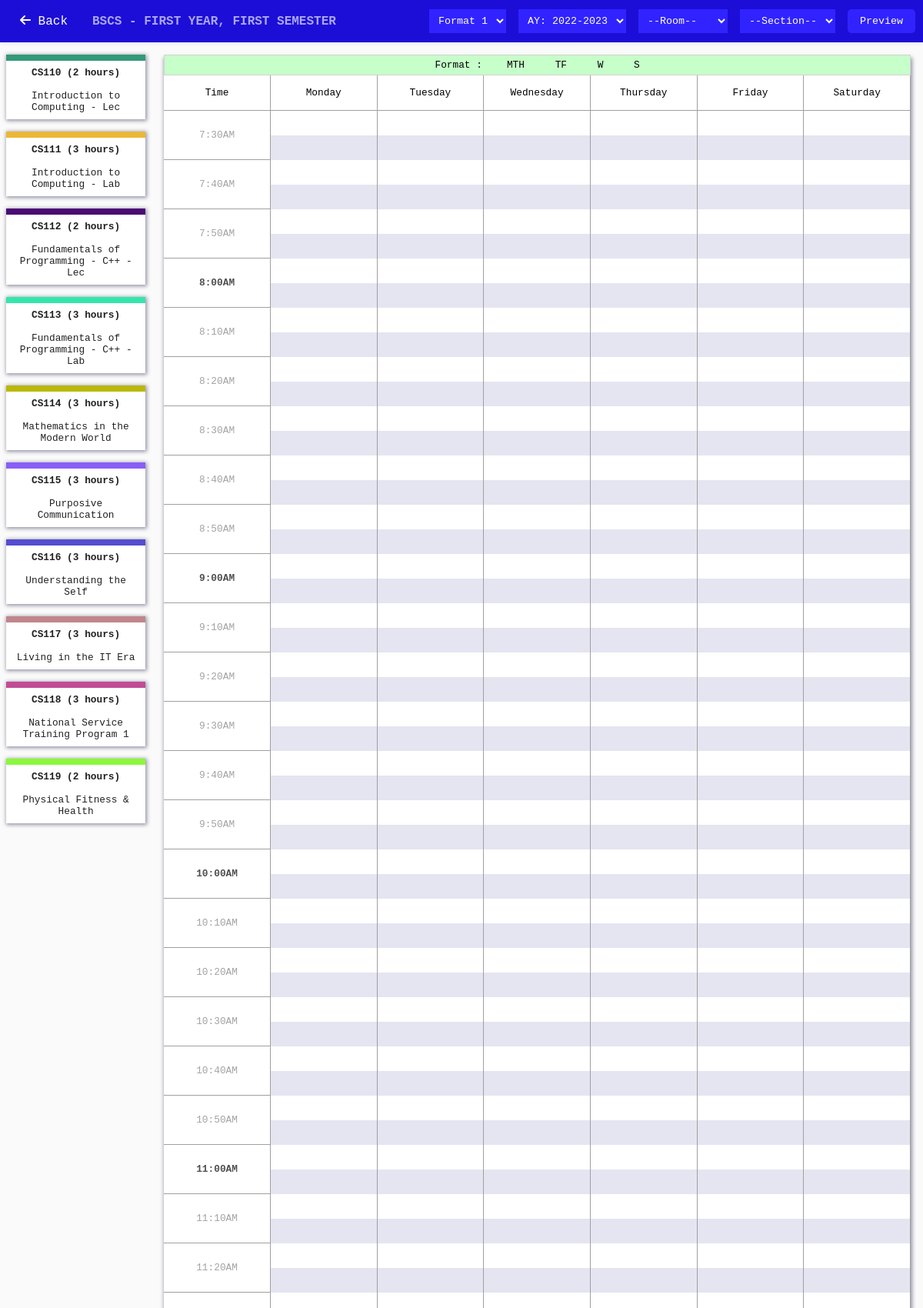
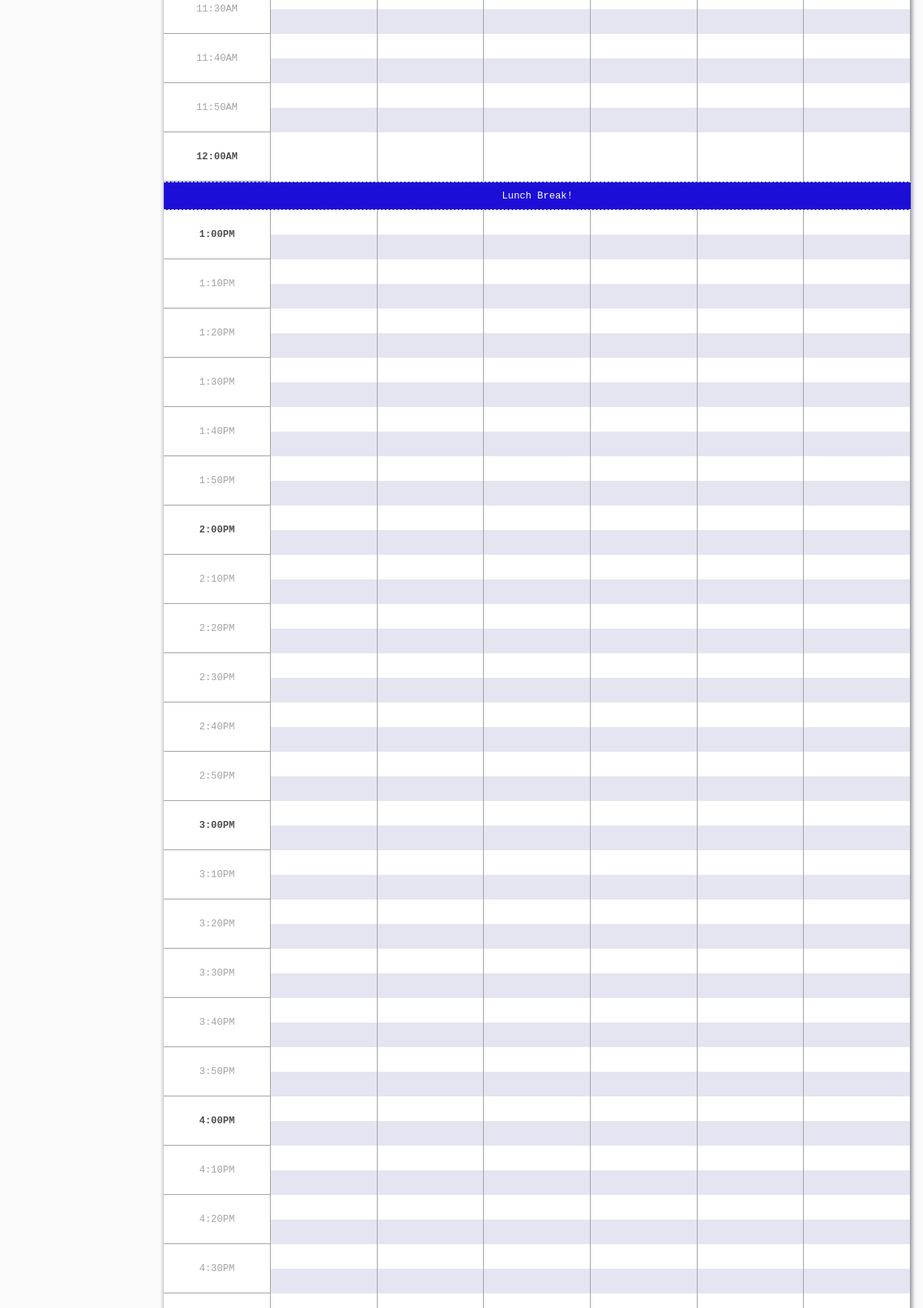
Screenshot of /view/scheduling_area.php?coll_id=100042826267492352&course_id=637789eb86042&revision_year=2022-2023&year=first&sem=first (signed in, upper part) with the database file from the repository (2 pictures, top to bottom).
### tables this page shows
CREATE TABLE `course` (
  `course_id` varchar(40) NOT NULL,
  `coll_id` varchar(60) NOT NULL,
  `crs_code` varchar(40) DEFAULT NULL,
  `crs_desc` text DEFAULT NULL,
  `major` varchar(150) DEFAULT NULL
);

CREATE TABLE `subject` (
  `subject_code` varchar(60) NOT NULL,
  `course_id` varchar(40) NOT NULL,
  `title` text DEFAULT NULL,
  `lec_hr` varchar(40) DEFAULT NULL,
  `lab_hr` varchar(40) DEFAULT NULL,
  `units` varchar(40) DEFAULT NULL,
  `pre_requisites` varchar(150) DEFAULT NULL
);

### config/Dbh.php (called while the page is built)
<?php
class Dbh{
    private $host = "localhost";
    private $db_name = "class_scheduling";
    private $username = "root";
    private $password = "";
    public function connect(){
        try{
            $conn = new PDO("mysql:host=".$this->host.";dbname=".$this->db_name, $this->username, $this->password);
            $conn->setAttribute(PDO::ATTR_ERRMODE, PDO::ERRMODE_EXCEPTION);
            return $conn;
        } catch (PDOException $e){
            echo "Connection failed " . $e->getMessage();
        }
    }
}

### models/CourseModel.php (called while the page is built, shortened)
<?php
require_once "../config/Dbh.php";
class CourseModel extends Dbh{
    private $conn;
    public function __construct(){
        $this->conn = $this->connect();
    }
    public function read_course_by_ID($id){
        $sql = "SELECT * FROM `course` INNER JOIN college ON college.coll_id = course.coll_id WHERE course_id = ? ";
        $stmt = $this->conn->prepare($sql);
        $stmt->execute([$id]);
        return $stmt->fetch(PDO::FETCH_ASSOC);
    }
}

### controllers/CourseContr.php (called while the page is built, shortened)
<?php
require_once "../models/CourseModel.php";
class CourseContr extends CourseModel{
    public function get_course_by_ID($id){
        if(!empty($this->read_course_by_ID($id))){
            return $this->read_course_by_ID($id);
        }else{
            header("Location: ./");
        }
    }
}

### models/ProspectusModel.php (called while the page is built, shortened)
<?php
require_once "../config/Dbh.php";
class ProspectusModel extends Dbh{
    private $conn;
    public function __construct(){
        $this->conn = $this->connect();
    }
    public function read_prospectus_by_rev_year($course_id, $revision_year){
        $sql = "SELECT * FROM `prospectus` WHERE course_id = ? and revision_year = ?";
        $stmt = $this->conn->prepare($sql);
        $stmt->execute([$course_id, $revision_year]);
        return $stmt->fetch(PDO::FETCH_ASSOC);
    }
    public function read_prospectus_detail($course_id, $revision_year){
        $sql = "SELECT * FROM `prospectus_detail` WHERE course_id = ? AND revision_year = ?";
        $stmt = $this->conn->prepare($sql);
        $stmt->execute([$course_id, $revision_year]);
        return $stmt->fetchAll(PDO::FETCH_ASSOC);
    }
    public function read_subject_by_code($sub_code){
        $sql = "SELECT * FROM `subject` WHERE `subject_code` = ? ";
        $stmt = $this->conn->prepare($sql);
        $stmt->execute([$sub_code]);
        return $stmt->fetch(PDO::FETCH_ASSOC);
    }
}

### controllers/ProspectusContr.php (called while the page is built, shortened)
<?php
require_once "../models/ProspectusModel.php";
class ProspectusContr extends ProspectusModel{
    public function get_prospectus_by_rev_year($course_id, $revision_year){
        $prospectus = $this->read_prospectus_by_rev_year($course_id, $revision_year);
        $prospec_details_template = array(
            array("year" => "first", "sem" => "first", "subjects" => array()),
            array("year" => "first", "sem" => "second", "subjects" => array()),
            array("year" => "first", "sem" => "summer", "subjects" => array()),
            array("year" => "second", "sem" => "first", "subjects" => array()),
            array("year" => "second", "sem" => "second", "subjects" => array()),
            array("year" => "second", "sem" => "summer", "subjects" => array()),
            array("year" => "third", "sem" => "first", "subjects" => array()),
            array("year" => "third", "sem" => "second", "subjects" => array()),
            array("year" => "third", "sem" => "summer", "subjects" => array()),
            array("year" => "fourth", "sem" => "first", "subjects" => array()),
            array("year" => "fourth", "sem" => "second", "subjects" => array()),
            array("year" => "fourth", "sem" => "summer", "subjects" => array())
        );
        foreach($this->read_prospectus_detail($course_id, $revision_year) as $details){
            for($i=0; $i<count($prospec_details_template); $i++){
                if($details["year"] == $prospec_details_template[$i]["year"] && $details["sem"] == $prospec_details_template[$i]["sem"]){
                    array_push($prospec_details_template[$i]["subjects"], $this->read_subject_by_code($details["subject_code"]));
                }
            }
        }
        $prospectus["details"] = $prospec_details_template;
        return $prospectus;
    }
}

### utils/index.php (called while the page is built, shortened)
<?php
class Utils{
    private $partial_code = "";
    public function gen_program_code($course_code, $major, $year, $sem){
        if(!empty($major)){
            $exp_words = explode(" ", $major);
            for($i=0; $i<count($exp_words); $i++){
                $this->partial_code .= $exp_words[$i][0];
            };
        }else{
            $this->partial_code = substr($course_code, -2);
        }
        switch($_GET["year"]){
            case "first":
                $year = "1";
                break;
        }
        if($_GET["sem"] == "first"){
            $sem = "1";
        }else if($_GET["sem"] == "second"){
            $sem = "2";
        }else{
            $sem = "3";
        }
        return $this->partial_code .= $year . $sem;
    }
}

### view/scheduling_area.php (the view, shortened to what this page needs)
<?php
    $path = "../controllers";
    require_once $path . "/ProspectusContr.php";
    $prospect_contr = new ProspectusContr();
    require_once $path . "/CourseContr.php";
    $course_contr = new CourseContr();
    require_once "../utils/index.php";
    $utils = new Utils();
    $prospectus = $prospect_contr->get_prospectus_by_rev_year($_GET["course_id"], $_GET["revision_year"]);
    foreach($prospectus["details"] as $prospectus_detail){
        if($prospectus_detail["year"] == $_GET["year"] && $prospectus_detail["sem"] == $_GET["sem"]){
            $subjects = $prospectus_detail["subjects"];
            break;
        }
    }
?>
<!DOCTYPE html>
<html lang="en">
<head>
    <link rel="stylesheet" href="../public/css/scheduling_area.css">
    <link rel="stylesheet" href="../public/css/all.css">
</head>
<body>
    <div class="header">
        <section>
            <button class="back_btn" onclick="history.go(-1);"><i class="fa-solid fa-arrow-left"></i> Back</button>
            <?php
                $course = $course_contr->get_course_by_ID($_GET["course_id"]);
                echo '
                    <h3>'.$course["crs_code"].' - '.strtoupper($_GET["year"]).' YEAR, '.strtoupper($_GET["sem"]).' SEMESTER</h3>
                ';
            ?>
        </section>
        <div class="header_actions">
            <select id="select_format">
                <option value="format1">Format 1</option>
            </select>
            <select id="select_academic_year">
                <?php
                    $rev_year = explode("-", $_GET["revision_year"]);
                    $current_year = date("Y");
                    for($i=$rev_year[0]; $i<=($current_year+2); $i++){
                        $academic_year = $i."-".($i + 1);
                        echo '<option value="'.$academic_year.'" >AY: '.$academic_year.'</option>';
                    }
                ?>
            </select>
            <select id="select_room">
                <option value="">--Room--</option>
            </select>
            <select id="select_section">
                <option value="">--Section--</option>
            </select>
            <button id="view_schedule_btn">Preview</button>
        </div>
    </div>
    <div class="main_content" >
        <div class="subjects">
            <?php
                $program_code = $utils->gen_program_code(
                    $course["crs_code"],
                    $course["major"],
                    $_GET["year"],
                    $_GET["sem"]
                );
                $subject_counter = 0;
                foreach($subjects as $subject){
                    $lec = !empty($subject["lab_hr"]) ? " - Lec ": "";
                    $subject_data = array(
                        "partialProgCode" => $program_code . $subject_counter++,
                        "subjCode" => $subject['subject_code'],
                        "subjTitle" => $subject["title"],
                        "subjDuration" => $subject["lec_hr"],
                        "instructorLoad" => $subject["lec_hr"],
                        "subjType" => "lec",
                        "year" => $_GET["year"],
                        "sem" => $_GET["sem"]
                    );
                    ?>
                    <div class="subject" id="<?php echo $subject_data["partialProgCode"]; ?>" draggable="true"
                        ondragstart='dragStart(
                            event,
                            `<?php echo json_encode($subject_data ); ?>`
                        );'
                    >
                        <span><b><?php echo $subject_data["partialProgCode"] . " (" . $subject["lec_hr"] . " hours)"; ?></b></span><br>
                        <span><?php echo $subject["title"]. $lec; ?></span>
                    </div>
                    <?php
                    if(!empty($subject["lab_hr"])){
                        $lab_conduct_hrs = $subject["lab_hr"] * 3;
                        $subject_data["partialProgCode"] = $program_code . $subject_counter++;
                        $subject_data["subjDuration"] = $lab_conduct_hrs;
                        $subject_data["instructorLoad"] = $lab_conduct_hrs * .75;
                        $subject_data["subjType"] = 'lab';
                        ?>
                        <div class="subject" id="<?php echo $subject_data["partialProgCode"]; ?>" draggable="true"
                            ondragstart='dragStart(
                                event,
                                `<?php echo json_encode($subject_data ); ?>`
                            );'
                        >
                            <span><b><?php echo $subject_data["partialProgCode"] . " (" . $lab_conduct_hrs ." hours)"; ?></b></span><br>
                            <span><?php echo $subject["title"]." - Lab";?></span>
                        </div>
                        <?php
                    }
                }
            ?>
        </div>
        <div class="table">
            <div class="sched_day_format">
                <span>Format : </span>
                <section>
                </section>
            </div>
            <div class="tb_header">
                <div class="tb_header_cell">Time</div>
                <div class="tb_header_cell">Monday</div>
                <div class="tb_header_cell">Tuesday</div>
                <div class="tb_header_cell">Wednesday</div>
                <div class="tb_header_cell">Thursday</div>
                <div class="tb_header_cell">Friday</div>
                <div class="tb_header_cell">Saturday</div>
            </div>
            <?php
                $morning_time = array(
                    "7:30AM", "7:40AM", "7:50AM", "8:00AM", "8:10AM", "8:20AM", "8:30AM", "8:40AM", "8:50AM",
                    "9:00AM", "9:10AM", "9:20AM", "9:30AM", "9:40AM", "9:50AM", "10:00AM", "10:10AM", "10:20AM",
                    "10:30AM", "10:40AM", "10:50AM", "11:00AM", "11:10AM", "11:20AM", "11:30AM", "11:40AM", "11:50AM", "12:00AM"
                );
                $afternoon_time = array(
                    "1:00PM", "1:10PM", "1:20PM", "1:30PM", "1:40PM", "1:50PM",
                    "2:00PM", "2:10PM", "2:20PM", "2:30PM", "2:40PM", "2:50PM",
                    "3:00PM", "3:10PM", "3:20PM", "3:30PM", "3:40PM", "3:50PM",
                    "4:00PM", "4:10PM", "4:20PM", "4:30PM", "4:40PM", "4:50PM",
                    "5:00PM", "5:10PM", "5:20PM", "5:30PM", "5:40PM", "5:50PM",
                    "6:00PM", "6:10PM", "6:20PM", "6:30PM", "6:40PM", "6:50PM",
                    "7:00PM", "7:10PM", "7:20PM", "7:30PM", "7:40PM", "7:50PM",
                    "8:00PM"
                );
                $days = array("Mon", "Tue", "Wed", "Thu", "Fri", "Sat");
            ?>
            <div class="tb_body" id="tb_body_am" >
                <div class="coll">
                    <?php
                        for($i = 0; $i < count($morning_time); $i++){
                            ?>
                            <div class="time_slots <?php echo date_parse($morning_time[$i])['minute'] == 0 ? 'hour_in_time' : '';?>" >
                                <?php echo $morning_time[$i];?>
                            </div>
                            <?php
                        }
                    ?>
                </div>
                <?php
                    for($i=0; $i<6; $i++){
                        ?>
                        <div class="coll coll_with_cells <?php echo $days[$i]; ?>">
                            <?php
                                for($j=0; $j<count($morning_time); $j++){
                                    $cell_id_start = $morning_time[$j]."_".$days[$i]."_start";
                                    $cell_id_end = $morning_time[$j]."_".$days[$i]."_end";
                                    if($j==count($morning_time)-1){
                                        echo '
                                        <div class="cell" id="'.$cell_id_end.'"></div>
                                        <div class="cell" id="'.$cell_id_start.'"></div>
                                        ';
                                        continue;
                                    }
                                    echo '
                                    <div class="cell" id="'.$cell_id_end.'"></div>
                                    <div class="cell drop-zone" id="'.$cell_id_start.'"
                                        ondragenter="dragEnter(event);"
                                    ></div>
                                    ';
                                }
                            ?>
                        </div>
                        <?php
                    }
                ?>
            </div>
            <div class="lunch_break">
                Lunch Break!
            </div>
            <div class="tb_body" id="tb_body_pm">
                <div class="coll">
                    <?php
                        for($i = 0; $i < count($afternoon_time); $i++){
                            ?>
                            <div class="time_slots <?php echo date_parse($afternoon_time[$i])['minute'] == 0 ? 'hour_in_time' : '';?>" >
                                <?php echo $afternoon_time[$i];?>
                            </div>
                            <?php
                        }
                    ?>
                </div>
                <?php
                    for($i=0; $i<6; $i++){
                        ?>
                        <div class="coll coll_with_cells <?php echo $days[$i]; ?>">
                            <?php
                                for($j=0; $j<count($afternoon_time); $j++){
                                    $cell_id_start = $afternoon_time[$j]."_".$days[$i]."_start";
                                    $cell_id_end = $afternoon_time[$j]."_".$days[$i]."_end";
                                    if($j==count($afternoon_time)-1){
                                        continue;
                                    }
                                    echo '
                                    <div class="cell" id="'.$cell_id_end.'"></div>
                                    <div class="cell drop-zone" id="'.$cell_id_start.'"
                                        ondragenter="dragEnter(event);"
                                    ></div>
                                    ';
                                }
                            ?>
                        </div>
                        <?php
                    }
                ?>
            </div>
        </div>
    </div>
</body>
</html>

### rows the page displays
course: crs_code "BSCS"
subject: partialProgCode "CS110", lec_hr "2", title "Introduction to Computing", lab_hr "- Lec", partialProgCode "CS111", lab_hr "3"
subject: partialProgCode "CS112", lec_hr "2", title "Fundamentals of Programming - C++", lab_hr "- Lec", partialProgCode "CS113", lab_hr "3"
subject: partialProgCode "CS114", lec_hr "3", title "Mathematics in the Modern World"
subject: partialProgCode "CS115", lec_hr "3", title "Purposive Communication"
subject: partialProgCode "CS116", lec_hr "3", title "Understanding the Self"
subject: partialProgCode "CS117", lec_hr "3", title "Living in the IT Era"
subject: partialProgCode "CS118", lec_hr "3", title "National Service Training Program 1"
subject: partialProgCode "CS119", lec_hr "2", title "Physical Fitness & Health"

### other values shown
$_GET["year"] "FIRST"
$_GET["sem"] "FIRST"
$morning_time[$i] "7:30AM"
$morning_time[$i] "7:40AM"
$morning_time[$i] "7:50AM"
$morning_time[$i] "8:00AM"
$morning_time[$i] "8:10AM"
$morning_time[$i] "8:20AM"
$morning_time[$i] "8:30AM"
$morning_time[$i] "8:40AM"
$morning_time[$i] "8:50AM"
$morning_time[$i] "9:00AM"
$morning_time[$i] "9:10AM"
$morning_time[$i] "9:20AM"
$morning_time[$i] "9:30AM"
